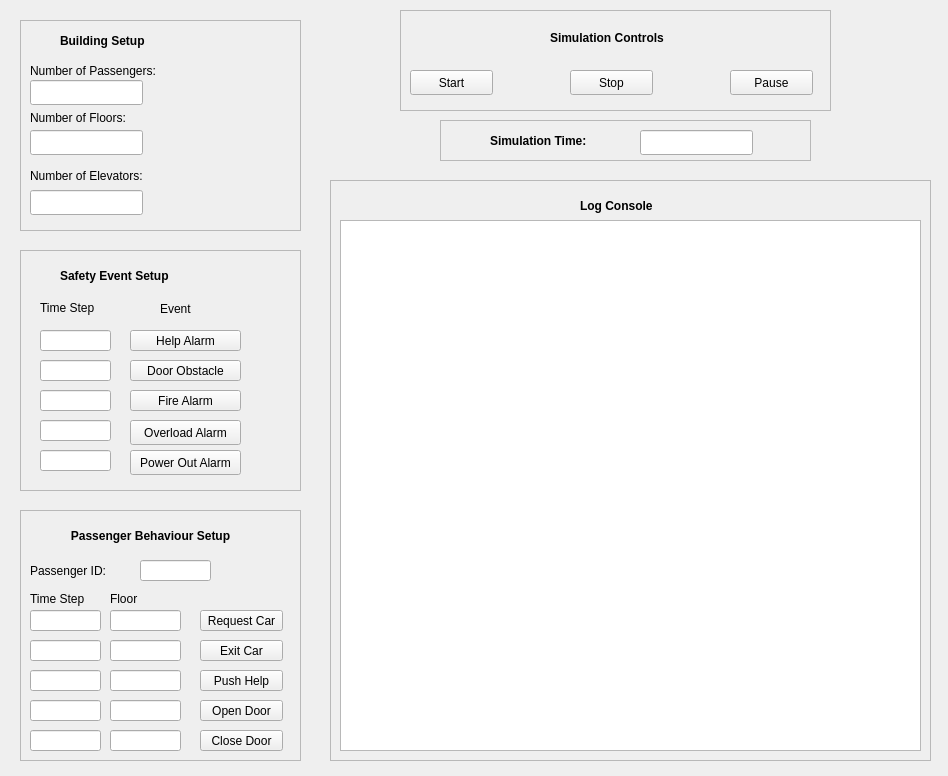
<?xml version="1.0" encoding="UTF-8"?>
<ui version="4.0">
 <class>MainWindow</class>
 <widget class="QMainWindow" name="MainWindow">
  <property name="geometry">
   <rect>
    <x>0</x>
    <y>0</y>
    <width>948</width>
    <height>776</height>
   </rect>
  </property>
  <property name="windowTitle">
   <string>MainWindow</string>
  </property>
  <widget class="QWidget" name="centralwidget">
   <widget class="QFrame" name="BuildingSetup">
    <property name="geometry">
     <rect>
      <x>20</x>
      <y>20</y>
      <width>281</width>
      <height>211</height>
     </rect>
    </property>
    <property name="font">
     <font>
      <weight>50</weight>
      <bold>false</bold>
     </font>
    </property>
    <property name="autoFillBackground">
     <bool>false</bool>
    </property>
    <property name="frameShape">
     <enum>QFrame::StyledPanel</enum>
    </property>
    <property name="frameShadow">
     <enum>QFrame::Raised</enum>
    </property>
    <widget class="QLabel" name="label_4">
     <property name="geometry">
      <rect>
       <x>40</x>
       <y>10</y>
       <width>111</width>
       <height>21</height>
      </rect>
     </property>
     <property name="font">
      <font>
       <weight>75</weight>
       <bold>true</bold>
      </font>
     </property>
     <property name="text">
      <string>Building Setup</string>
     </property>
    </widget>
    <widget class="QLabel" name="label">
     <property name="geometry">
      <rect>
       <x>10</x>
       <y>40</y>
       <width>161</width>
       <height>21</height>
      </rect>
     </property>
     <property name="text">
      <string>Number of Passengers:</string>
     </property>
    </widget>
    <widget class="QLineEdit" name="passNumInput">
     <property name="geometry">
      <rect>
       <x>10</x>
       <y>60</y>
       <width>113</width>
       <height>25</height>
      </rect>
     </property>
    </widget>
    <widget class="QLabel" name="label_2">
     <property name="geometry">
      <rect>
       <x>10</x>
       <y>90</y>
       <width>141</width>
       <height>16</height>
      </rect>
     </property>
     <property name="text">
      <string>Number of Floors:</string>
     </property>
    </widget>
    <widget class="QLineEdit" name="floorNumInput">
     <property name="geometry">
      <rect>
       <x>10</x>
       <y>110</y>
       <width>113</width>
       <height>25</height>
      </rect>
     </property>
    </widget>
    <widget class="QLabel" name="label_3">
     <property name="geometry">
      <rect>
       <x>10</x>
       <y>140</y>
       <width>141</width>
       <height>31</height>
      </rect>
     </property>
     <property name="text">
      <string>Number of Elevators:</string>
     </property>
    </widget>
    <widget class="QLineEdit" name="elevatorNumInput">
     <property name="geometry">
      <rect>
       <x>10</x>
       <y>170</y>
       <width>113</width>
       <height>25</height>
      </rect>
     </property>
    </widget>
   </widget>
   <widget class="QFrame" name="SimulationControls">
    <property name="geometry">
     <rect>
      <x>400</x>
      <y>10</y>
      <width>431</width>
      <height>101</height>
     </rect>
    </property>
    <property name="frameShape">
     <enum>QFrame::StyledPanel</enum>
    </property>
    <property name="frameShadow">
     <enum>QFrame::Raised</enum>
    </property>
    <widget class="QLabel" name="label_5">
     <property name="geometry">
      <rect>
       <x>150</x>
       <y>20</y>
       <width>151</width>
       <height>16</height>
      </rect>
     </property>
     <property name="font">
      <font>
       <weight>75</weight>
       <bold>true</bold>
      </font>
     </property>
     <property name="text">
      <string>Simulation Controls</string>
     </property>
    </widget>
    <widget class="QPushButton" name="startBtn">
     <property name="geometry">
      <rect>
       <x>10</x>
       <y>60</y>
       <width>83</width>
       <height>25</height>
      </rect>
     </property>
     <property name="text">
      <string>Start</string>
     </property>
    </widget>
    <widget class="QPushButton" name="pauseBtn">
     <property name="geometry">
      <rect>
       <x>330</x>
       <y>60</y>
       <width>83</width>
       <height>25</height>
      </rect>
     </property>
     <property name="text">
      <string>Pause</string>
     </property>
    </widget>
    <widget class="QPushButton" name="stopBtn">
     <property name="geometry">
      <rect>
       <x>170</x>
       <y>60</y>
       <width>83</width>
       <height>25</height>
      </rect>
     </property>
     <property name="text">
      <string>Stop</string>
     </property>
    </widget>
   </widget>
   <widget class="QFrame" name="frame_3">
    <property name="geometry">
     <rect>
      <x>440</x>
      <y>120</y>
      <width>371</width>
      <height>41</height>
     </rect>
    </property>
    <property name="frameShape">
     <enum>QFrame::StyledPanel</enum>
    </property>
    <property name="frameShadow">
     <enum>QFrame::Raised</enum>
    </property>
    <widget class="QLabel" name="label_6">
     <property name="geometry">
      <rect>
       <x>50</x>
       <y>10</y>
       <width>131</width>
       <height>21</height>
      </rect>
     </property>
     <property name="font">
      <font>
       <weight>75</weight>
       <bold>true</bold>
      </font>
     </property>
     <property name="text">
      <string>Simulation Time:</string>
     </property>
    </widget>
    <widget class="QLineEdit" name="simTimeOutput">
     <property name="geometry">
      <rect>
       <x>200</x>
       <y>10</y>
       <width>113</width>
       <height>25</height>
      </rect>
     </property>
    </widget>
   </widget>
   <widget class="QFrame" name="frame_4">
    <property name="geometry">
     <rect>
      <x>330</x>
      <y>180</y>
      <width>601</width>
      <height>581</height>
     </rect>
    </property>
    <property name="frameShape">
     <enum>QFrame::StyledPanel</enum>
    </property>
    <property name="frameShadow">
     <enum>QFrame::Raised</enum>
    </property>
    <widget class="QLabel" name="label_7">
     <property name="geometry">
      <rect>
       <x>250</x>
       <y>10</y>
       <width>91</width>
       <height>31</height>
      </rect>
     </property>
     <property name="font">
      <font>
       <weight>75</weight>
       <bold>true</bold>
      </font>
     </property>
     <property name="text">
      <string>Log Console</string>
     </property>
    </widget>
    <widget class="QTextEdit" name="logConsoleOutput">
     <property name="geometry">
      <rect>
       <x>10</x>
       <y>40</y>
       <width>581</width>
       <height>531</height>
      </rect>
     </property>
    </widget>
   </widget>
   <widget class="QFrame" name="frame_5">
    <property name="geometry">
     <rect>
      <x>20</x>
      <y>510</y>
      <width>281</width>
      <height>251</height>
     </rect>
    </property>
    <property name="frameShape">
     <enum>QFrame::StyledPanel</enum>
    </property>
    <property name="frameShadow">
     <enum>QFrame::Raised</enum>
    </property>
    <widget class="QLabel" name="label_9">
     <property name="geometry">
      <rect>
       <x>10</x>
       <y>50</y>
       <width>91</width>
       <height>21</height>
      </rect>
     </property>
     <property name="text">
      <string>Passenger ID:</string>
     </property>
    </widget>
    <widget class="QLabel" name="label_8">
     <property name="geometry">
      <rect>
       <x>50</x>
       <y>10</y>
       <width>161</width>
       <height>31</height>
      </rect>
     </property>
     <property name="font">
      <font>
       <weight>75</weight>
       <bold>true</bold>
      </font>
     </property>
     <property name="text">
      <string>Passenger Behaviour Setup</string>
     </property>
     <property name="alignment">
      <set>Qt::AlignCenter</set>
     </property>
     <property name="wordWrap">
      <bool>true</bool>
     </property>
    </widget>
    <widget class="QLineEdit" name="passIdInput">
     <property name="geometry">
      <rect>
       <x>120</x>
       <y>50</y>
       <width>71</width>
       <height>21</height>
      </rect>
     </property>
    </widget>
    <widget class="QLineEdit" name="pushHelpTimeStep">
     <property name="geometry">
      <rect>
       <x>10</x>
       <y>160</y>
       <width>71</width>
       <height>21</height>
      </rect>
     </property>
    </widget>
    <widget class="QLineEdit" name="exitCarTimeStep">
     <property name="geometry">
      <rect>
       <x>10</x>
       <y>130</y>
       <width>71</width>
       <height>21</height>
      </rect>
     </property>
    </widget>
    <widget class="QLineEdit" name="requestCarTimeStep">
     <property name="geometry">
      <rect>
       <x>10</x>
       <y>100</y>
       <width>71</width>
       <height>21</height>
      </rect>
     </property>
    </widget>
    <widget class="QLineEdit" name="exitCarFloor">
     <property name="geometry">
      <rect>
       <x>90</x>
       <y>130</y>
       <width>71</width>
       <height>21</height>
      </rect>
     </property>
    </widget>
    <widget class="QLineEdit" name="requestCarFloor">
     <property name="geometry">
      <rect>
       <x>90</x>
       <y>100</y>
       <width>71</width>
       <height>21</height>
      </rect>
     </property>
    </widget>
    <widget class="QLineEdit" name="pushHelpFloor">
     <property name="geometry">
      <rect>
       <x>90</x>
       <y>160</y>
       <width>71</width>
       <height>21</height>
      </rect>
     </property>
    </widget>
    <widget class="QPushButton" name="requestCarBtn">
     <property name="geometry">
      <rect>
       <x>180</x>
       <y>100</y>
       <width>83</width>
       <height>21</height>
      </rect>
     </property>
     <property name="text">
      <string>Request Car</string>
     </property>
    </widget>
    <widget class="QPushButton" name="exitCarBtn">
     <property name="geometry">
      <rect>
       <x>180</x>
       <y>130</y>
       <width>83</width>
       <height>21</height>
      </rect>
     </property>
     <property name="text">
      <string>Exit Car</string>
     </property>
    </widget>
    <widget class="QPushButton" name="pushHelpBtn">
     <property name="geometry">
      <rect>
       <x>180</x>
       <y>160</y>
       <width>83</width>
       <height>21</height>
      </rect>
     </property>
     <property name="text">
      <string>Push Help</string>
     </property>
    </widget>
    <widget class="QLabel" name="label_10">
     <property name="geometry">
      <rect>
       <x>10</x>
       <y>80</y>
       <width>71</width>
       <height>17</height>
      </rect>
     </property>
     <property name="text">
      <string>Time Step</string>
     </property>
    </widget>
    <widget class="QLabel" name="label_11">
     <property name="geometry">
      <rect>
       <x>90</x>
       <y>80</y>
       <width>31</width>
       <height>17</height>
      </rect>
     </property>
     <property name="text">
      <string>Floor</string>
     </property>
    </widget>
    <widget class="QPushButton" name="openDoorBtn">
     <property name="geometry">
      <rect>
       <x>180</x>
       <y>190</y>
       <width>83</width>
       <height>21</height>
      </rect>
     </property>
     <property name="text">
      <string>Open Door</string>
     </property>
    </widget>
    <widget class="QPushButton" name="closeDoorBtn">
     <property name="geometry">
      <rect>
       <x>180</x>
       <y>220</y>
       <width>83</width>
       <height>21</height>
      </rect>
     </property>
     <property name="text">
      <string>Close Door</string>
     </property>
    </widget>
    <widget class="QLineEdit" name="openDoorTimeStep">
     <property name="geometry">
      <rect>
       <x>10</x>
       <y>190</y>
       <width>71</width>
       <height>21</height>
      </rect>
     </property>
    </widget>
    <widget class="QLineEdit" name="openDoorFloor">
     <property name="geometry">
      <rect>
       <x>90</x>
       <y>190</y>
       <width>71</width>
       <height>21</height>
      </rect>
     </property>
    </widget>
    <widget class="QLineEdit" name="closeDoorTimeStep">
     <property name="geometry">
      <rect>
       <x>10</x>
       <y>220</y>
       <width>71</width>
       <height>21</height>
      </rect>
     </property>
    </widget>
    <widget class="QLineEdit" name="closeDoorFloor">
     <property name="geometry">
      <rect>
       <x>90</x>
       <y>220</y>
       <width>71</width>
       <height>21</height>
      </rect>
     </property>
    </widget>
   </widget>
   <widget class="QFrame" name="frame_6">
    <property name="geometry">
     <rect>
      <x>20</x>
      <y>250</y>
      <width>281</width>
      <height>241</height>
     </rect>
    </property>
    <property name="frameShape">
     <enum>QFrame::StyledPanel</enum>
    </property>
    <property name="frameShadow">
     <enum>QFrame::Raised</enum>
    </property>
    <widget class="QLabel" name="label_13">
     <property name="geometry">
      <rect>
       <x>40</x>
       <y>10</y>
       <width>141</width>
       <height>31</height>
      </rect>
     </property>
     <property name="font">
      <font>
       <weight>75</weight>
       <bold>true</bold>
      </font>
     </property>
     <property name="text">
      <string>Safety Event Setup</string>
     </property>
    </widget>
    <widget class="QLabel" name="label_14">
     <property name="geometry">
      <rect>
       <x>140</x>
       <y>50</y>
       <width>41</width>
       <height>17</height>
      </rect>
     </property>
     <property name="text">
      <string>Event</string>
     </property>
    </widget>
    <widget class="QPushButton" name="helpBtn">
     <property name="geometry">
      <rect>
       <x>110</x>
       <y>80</y>
       <width>111</width>
       <height>21</height>
      </rect>
     </property>
     <property name="text">
      <string>Help Alarm</string>
     </property>
    </widget>
    <widget class="QPushButton" name="doorObstacleBtn">
     <property name="geometry">
      <rect>
       <x>110</x>
       <y>110</y>
       <width>111</width>
       <height>21</height>
      </rect>
     </property>
     <property name="text">
      <string>Door Obstacle</string>
     </property>
    </widget>
    <widget class="QPushButton" name="fireBtn">
     <property name="geometry">
      <rect>
       <x>110</x>
       <y>140</y>
       <width>111</width>
       <height>21</height>
      </rect>
     </property>
     <property name="text">
      <string>Fire Alarm</string>
     </property>
    </widget>
    <widget class="QPushButton" name="overloadBtn">
     <property name="geometry">
      <rect>
       <x>110</x>
       <y>170</y>
       <width>111</width>
       <height>25</height>
      </rect>
     </property>
     <property name="text">
      <string>Overload Alarm</string>
     </property>
    </widget>
    <widget class="QPushButton" name="powerOutBtn">
     <property name="geometry">
      <rect>
       <x>110</x>
       <y>200</y>
       <width>111</width>
       <height>25</height>
      </rect>
     </property>
     <property name="text">
      <string>Power Out Alarm</string>
     </property>
    </widget>
    <widget class="QLabel" name="label_15">
     <property name="geometry">
      <rect>
       <x>20</x>
       <y>50</y>
       <width>71</width>
       <height>16</height>
      </rect>
     </property>
     <property name="text">
      <string>Time Step</string>
     </property>
    </widget>
    <widget class="QLineEdit" name="helpTimeStep">
     <property name="geometry">
      <rect>
       <x>20</x>
       <y>80</y>
       <width>71</width>
       <height>21</height>
      </rect>
     </property>
    </widget>
    <widget class="QLineEdit" name="doorObstacleTimeStep">
     <property name="geometry">
      <rect>
       <x>20</x>
       <y>110</y>
       <width>71</width>
       <height>21</height>
      </rect>
     </property>
    </widget>
    <widget class="QLineEdit" name="fireTimeStep">
     <property name="geometry">
      <rect>
       <x>20</x>
       <y>140</y>
       <width>71</width>
       <height>21</height>
      </rect>
     </property>
    </widget>
    <widget class="QLineEdit" name="overloadTimeStep">
     <property name="geometry">
      <rect>
       <x>20</x>
       <y>170</y>
       <width>71</width>
       <height>21</height>
      </rect>
     </property>
    </widget>
    <widget class="QLineEdit" name="powerOutTimeStep">
     <property name="geometry">
      <rect>
       <x>20</x>
       <y>200</y>
       <width>71</width>
       <height>21</height>
      </rect>
     </property>
    </widget>
   </widget>
  </widget>
 </widget>
 <resources/>
 <connections/>
</ui>
